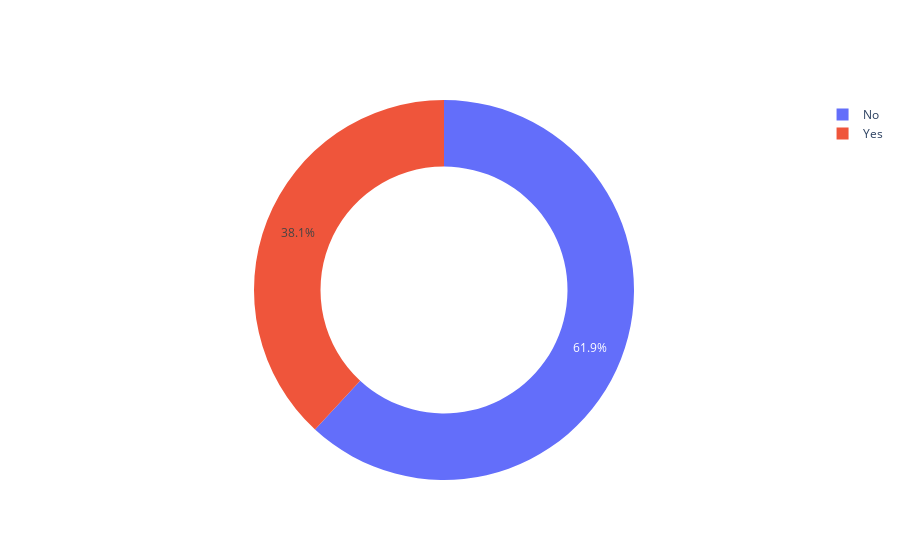

Notebook code for this chart:
### Code cell
import plotly.graph_objects as go
fig = go.Figure(data=[go.Pie(labels=ever_mental_health_df["Mental Health"], 
                             values=ever_mental_health_df["user id"], hole=.65)])
fig.show()

### Figure 1 — Plotly figure (JSON) as saved in the notebook; plotly's stock layout.template omitted (floating-point values rounded to 4 significant figures)
{"data": [{"hole": 0.65, "labels": ["No", "Yes"], "type": "pie", "values": [2610, 1608]}], "layout": {"autosize": true}}
